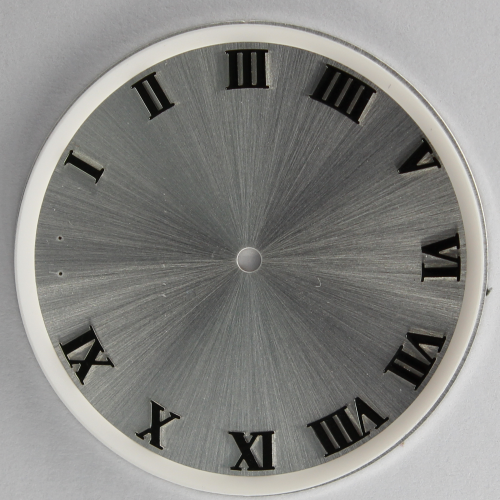
#> input picture autocropper_test/cropped.png, 1000 x 1000 px (shown at 1/2 size)
$ python autocropper.py --image ../autocropper_test/cropped.png --output out.png   (Python 2 division)   (older library calls are emulated)
#> lines starting #> are read from the running program, lines starting #| are printed output that depends on the picture; after the words box and inside, x2 and y2 are one past the last pixel; in counts of white or black regions, pixels touching at a corner belong together
#> further down, image is the input picture: shape (1000, 1000, 3); mean R, G, B 134.5, 134.2, 131.2
"""
Usage (if standalone):
python autocropper.py -i IMG_9814.JPG -o cropped.png
"""
from skimage import measure
from skimage.filters import threshold_triangle
from skimage.morphology import erosion, opening, disk
from skimage.measure import label, regionprops
from skimage.color import label2rgb, rgb2lab
from skimage import transform
import numpy as np
import matplotlib.pyplot as plt
from skimage.measure import compare_ssim
from skimage import io
import matplotlib.patches as mpatches
import argparse


def quick_fig(img):
    # quick figure utility function using matplotlib
    plt.figure(figsize=(16,5))
    plt.imshow(img)
    plt.axis("off")


def resize_with_scaling(img, single_factor=0.5, r_shape=None):
    # resize (with scaling info to make thresholding easier afterwards)
#> called with single_factor = 0.05
    orig_x, orig_y = img.shape[:2]
#> orig_x = 1000; orig_y = 1000
    if r_shape is not None:
        new_x, new_y = r_shape
        x_sf = orig_x*1.0/new_x
        y_sf = orig_y*1.0/new_y
    else:
        new_x = int(orig_x * 1.0 *single_factor)
#> new_x = 50
        new_y = int(orig_y * 1.0 * single_factor)
#> new_y = 50
        x_sf, y_sf = (single_factor, single_factor)
    resized = transform.resize(img, (new_x, new_y))
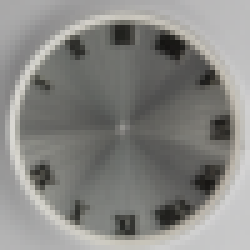
#> resized: shape (50, 50, 3) float64 (shown 5 times larger); mean R, G, B 0.527, 0.526, 0.514
    return resized, (x_sf, y_sf)

def scale_label(label, scaling_factors):
    x,y = label
    x_sf, y_sf = scaling_factors
    x_new = int(x*1.0/x_sf)
    y_new = int(y*1.0/y_sf)
    return (x_new, y_new)

def autocrop(image, scale=0.05, show_plot=True, save_name=None):
    orig, scaling_factors = resize_with_scaling(image, scale)
#> scaling_factors = (0.05, 0.05)
    print "completed resize"

    struct_elem_size = max(5,int(0.005*orig.shape[0]))
#> struct_elem_size = 5
    print struct_elem_size
#| 5
    elem = disk(struct_elem_size)
    orig_gr = rgb2lab(orig)
#> orig_gr: shape (50, 50, 3) float64; mean of channels 0, 1, 2 55.4, -0.5, 1.7
    orig_gr = (orig_gr + [0, 128, 128]) / [100, 255, 255]
#> orig_gr: shape (50, 50, 3) float64; mean of channels 0, 1, 2 0.554, 0.5, 0.509
    im_means = []
    threshed_images = []
    for lab_channel in range(3):
        working_copy = orig_gr.copy()[:,:,lab_channel]
        thresh = threshold_triangle(working_copy)
        binary = working_copy > thresh
        threshed_images.append(binary)
        # quick_fig(binary)
        print np.mean(binary)
        im_means.append(np.mean(binary))
        print "completed thresholding for channel {}".format(lab_channel)
        # min_mean_channel = im_means.index(min(im_means))
        # binary = threshed_images[min_mean_channel]

        # label image regions
        label_image = label(binary)
        image_label_overlay = label2rgb(label_image, image=label_image)

        crop_bbox = None
        overall_area = label_image.shape[:2][0]*label_image.shape[:2][1]
        for region in regionprops(label_image):
            # print overall_area, 0.05*overall_area
            if 0.75*overall_area > region.area >= 0.07*overall_area:
                # draw rectangle around segmented coins
                minr, minc, maxr, maxc = region.bbox
                crop_bbox = region.bbox
                """
                y_c, x_c = region.centroid
                y_c = int(y_c)
                x_c = int(x_c)
                """
                # rect = mpatches.Rectangle((minc, minr), maxc - minc, maxr - minr, fill=False, edgecolor='red', linewidth=2)
                # ax.add_patch(rect)
                break
#> this loop made 3 passes
#> thresh on passes 1 to 3: 0.333, 0.502, 0.503
#| 0.9348
#| 0.328
#| 0.7668
#> pass 1, in autocrop, `binary = working_copy > thresh`:
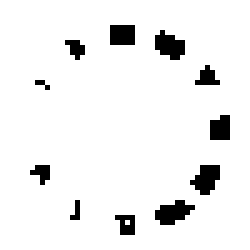
#> binary: shape (50, 50) bool (shown 5 times larger); 93.5% white; 11 black regions (7 under 20 px), largest, box (x1, y1, x2, y2) and area: (31, 40, 39, 45) 25, (31, 6, 37, 12) 24, (38, 33, 44, 39) 24, (22, 5, 27, 9) 20
#> pass 1, in autocrop, `label_image = label(binary)`:
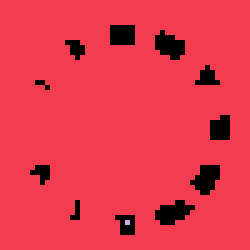
#> label_image: shape (50, 50) int32 (shown 5 times larger); 3 distinct labels, from 0 to 2; one colour per label, 0 black
#> pass 1, in autocrop, `image_label_overlay = label2rgb(label_image, image=label_image)`:
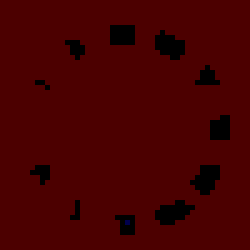
#> image_label_overlay: shape (50, 50, 3) float64 (shown 5 times larger); mean R, G, B 0.28, 3.05e-10, 0.00012
#> after the loop:
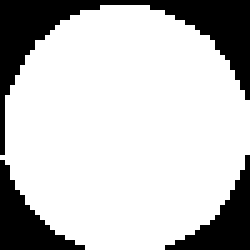
#> binary: shape (50, 50) bool (shown 5 times larger); 76.7% white; 3 black regions, box (x1, y1, x2, y2) and area: (0, 0, 50, 31) 341, (0, 32, 17, 50) 123, (33, 31, 50, 50) 119
#> after the loop, im_means = [0.935, 0.328, 0.767]; threshed_images = 3 items
    if show_plot:
        quick_fig(np.hstack(threshed_images))
    if crop_bbox is not None:
        minr, minc, maxr, maxc = crop_bbox
        minr, minc = scale_label((minr, minc), (scale, scale))
        maxr, maxc = scale_label((maxr,maxc), (scale, scale))
        """
        wugl_box_side = int(0.5*min((maxr-minr), (maxc-minc)))
        r1 = y_c - wugl_box_side
        r2 = y_c + wugl_box_side
        c1 = x_c - wugl_box_side
        c2 = x_c + wugl_box_side
        cropped_region = image[c1:c2, r1:r2]
        """
        cropped_region = image[minr:maxr, minc:maxc]

        if show_plot:
            quick_fig(cropped_region)
        print cropped_region.shape
        """
        if cropped_region.shape[0]>1000:
            cropped_region = transform.resize(cropped_region, (1000,1000))
        else:
            cropped_region = transform.resize(cropped_region, (500,500))
        """
        if save_name is not None:
            print "saving cropped image as {}".format(save_name)
            io.imsave(save_name, cropped_region)
        else:
            return cropped_region
    if show_plot:
        plt.tight_layout()
        plt.show()
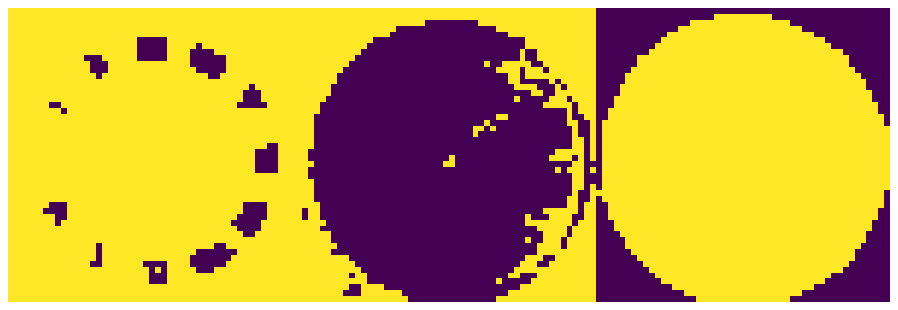
#> figure drawn by matplotlib, 1 panel


if __name__ == "__main__":
    print "executing autocropper as main"
    ap = argparse.ArgumentParser()
    ap.add_argument("-i", "--image", required=True, help="Path to the image at hand")
    ap.add_argument("-o", "--output", required=True, help="Name of output image name")
    args = vars(ap.parse_args())
    image = io.imread(args["image"])
    autocrop(image, scale=0.05, show_plot=True, save_name=args["output"])
